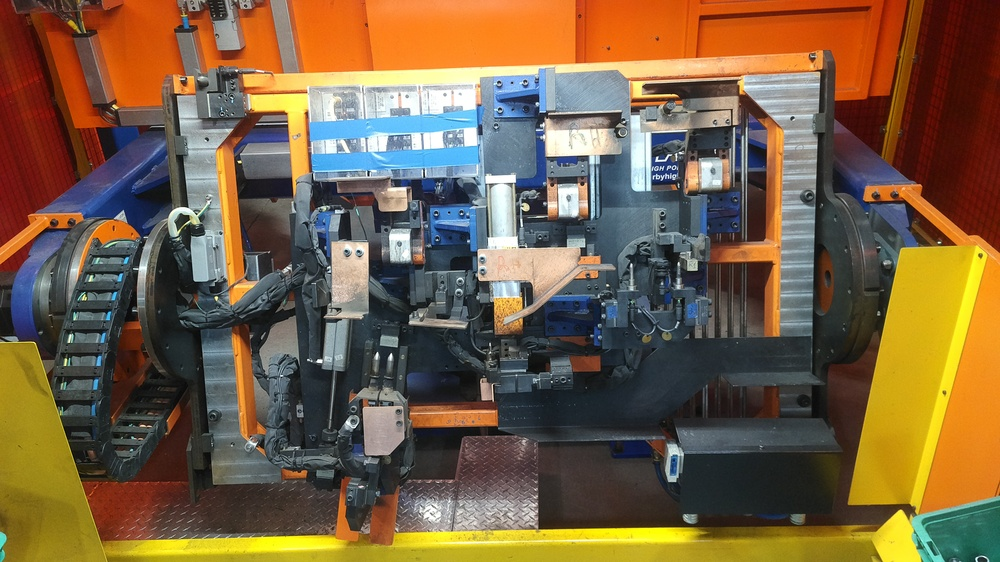
#> input picture AutoMask/mask_pics_1/NONE4.jpg, 1000 x 562 px, shrunk from 3840 x 2160 before the run, found by its file name
$ python testOrange.py
#> lines starting #> are read from the running program, lines starting #| are printed output that depends on the picture; after the words box and inside, x2 and y2 are one past the last pixel; in counts of white or black regions, pixels touching at a corner belong together
#> further down, none is the input picture: shape (562, 1000, 3); mean B, G, R 67.9, 96.2, 119.5
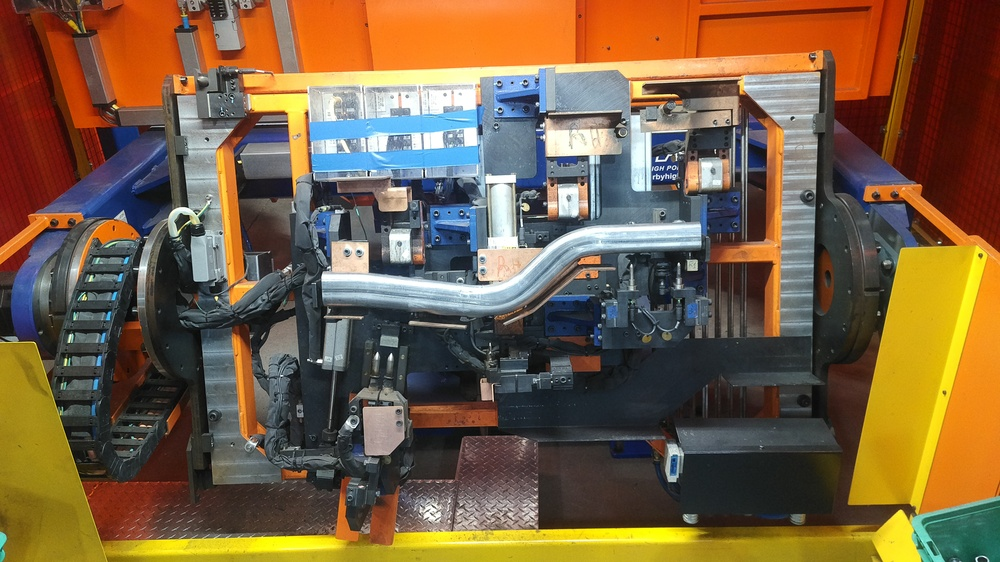
#> input picture TESTS/AutoMask/mask_pics_1/STANDARD4.jpg, 1000 x 562 px, shrunk from 3840 x 2160 before the run, found by its file name
#> further down, part is the input picture: shape (562, 1000, 3); mean B, G, R 67.2, 95.7, 120.2
import cv2 as cv
import numpy as np

# Function filter orange into black image
def orange2Black(image):
    ORANGE_MIN = np.array([0, 50, 50], dtype = "uint8")
    ORANGE_MAX = np.array([30, 255, 255], dtype = "uint8")

    hsv_img = cv.cvtColor(image, cv.COLOR_BGR2HSV)
#> hsv_img: shape (562, 1000, 3); mean H, S, V 50.2, 123.2, 130.4

    mask = cv.inRange(hsv_img, ORANGE_MIN, ORANGE_MAX)
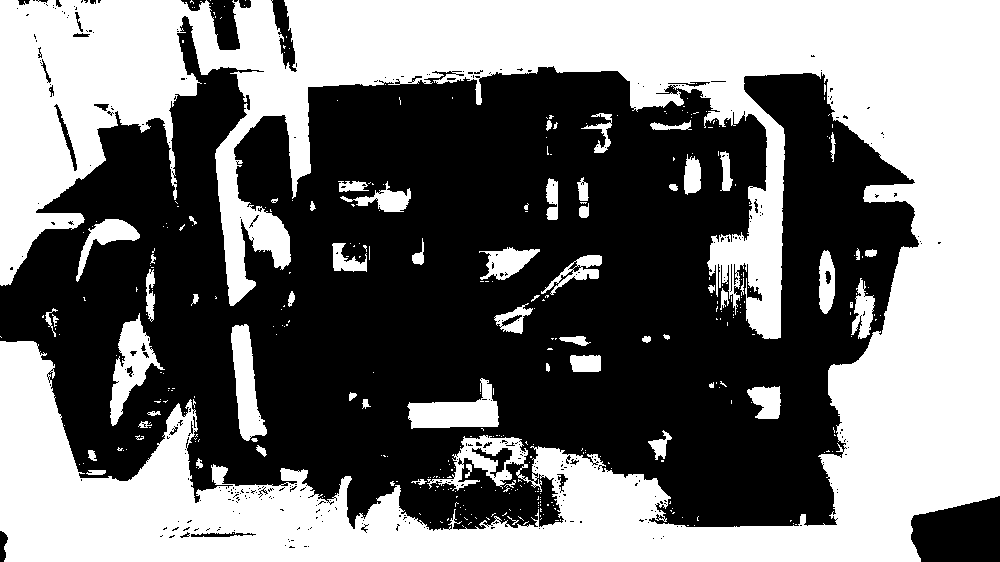
#> mask: shape (562, 1000); 46.8% white; 370 white regions (308 under 20 px), largest, box (x1, y1, x2, y2) and area: (0, 0, 1000, 562) 242209, (407, 378, 499, 429) 2471, (110, 313, 165, 426) 2368

    # Replace the orange pixels with black
    image[np.where(mask == 255)] = [0, 0, 0]
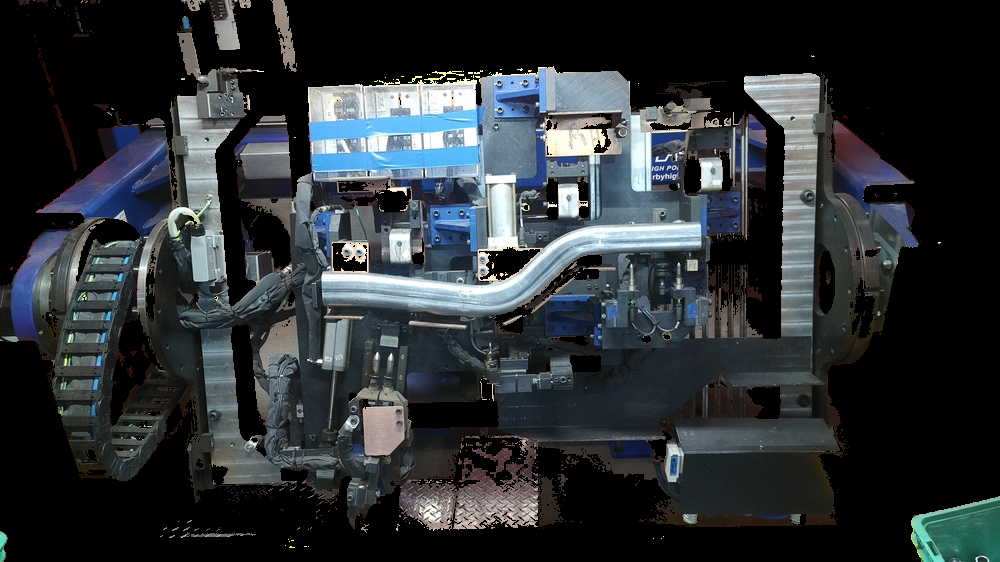
#> image: shape (562, 1000, 3); mean B, G, R 52.4, 49, 44.3

    cv.imwrite("image.jpg", image)
    # Save the output image
    return image

def repair(img):
  for row in range(img.shape[0]):
    # Find the left-most and right-most pixel in the sqare
    start, stop = 0, 0
    for col in range(img.shape[1]):
        # Find the left-most
        if img[row,col] != 0 and start == 0: start = col, row
        # Find the right-most
        if img[row,col] != 0: stop = col, row
    # If there was a pixel in that row, connect them with a line
    if start != 0:
        cv.line(img, start, stop, 255, 1)

  return img

def fillHoles():
  pass

def selectLargestContour():
  pass

def denoise(img):
  kernel = np.ones((3,3), np.uint8)
  img = cv.erode(img, kernel, iterations = 1)
  img = cv.dilate(img, kernel, iterations = 1)
  return img

  import cv2

def compare(img1, img2):
  part = orange2Black(img1)
  none = orange2Black(img2)
#> in orange2Black (call 2), `hsv_img = cv.cvtColor(image, cv.COLOR_BGR2HSV)`: hsv_img: shape (562, 1000, 3); mean H, S, V 51.5, 122.7, 130.2
#> in orange2Black (call 2), `mask = cv.inRange(hsv_img, ORANGE_MIN, ORANGE_MAX)`:
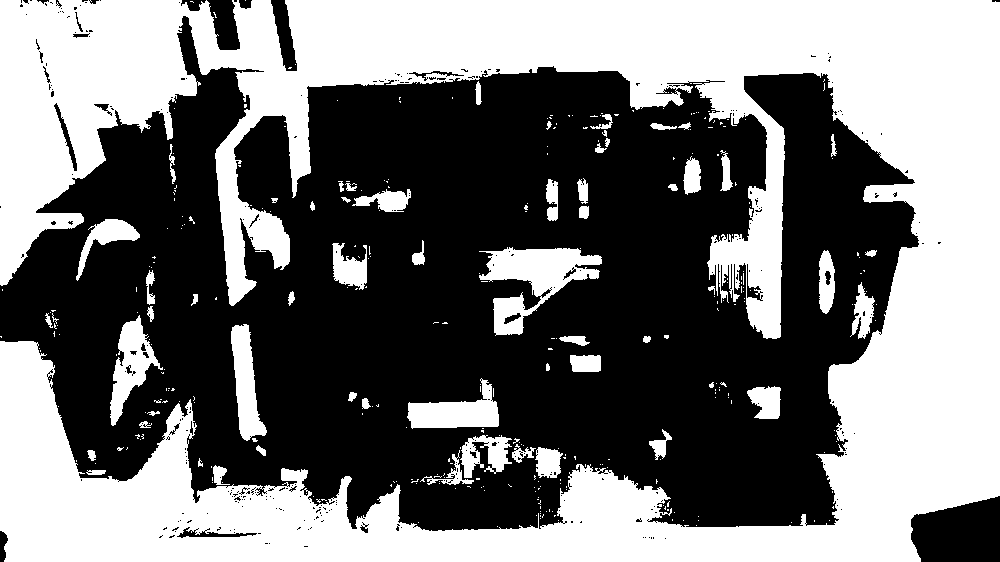
#> mask: shape (562, 1000); 46.4% white; 338 white regions (278 under 20 px), largest, box (x1, y1, x2, y2) and area: (0, 0, 1000, 562) 235428, (479, 247, 602, 336) 4779, (407, 378, 499, 429) 2468
#> in orange2Black (call 2), `image[np.where(mask == 255)] = [0, 0, 0]`:
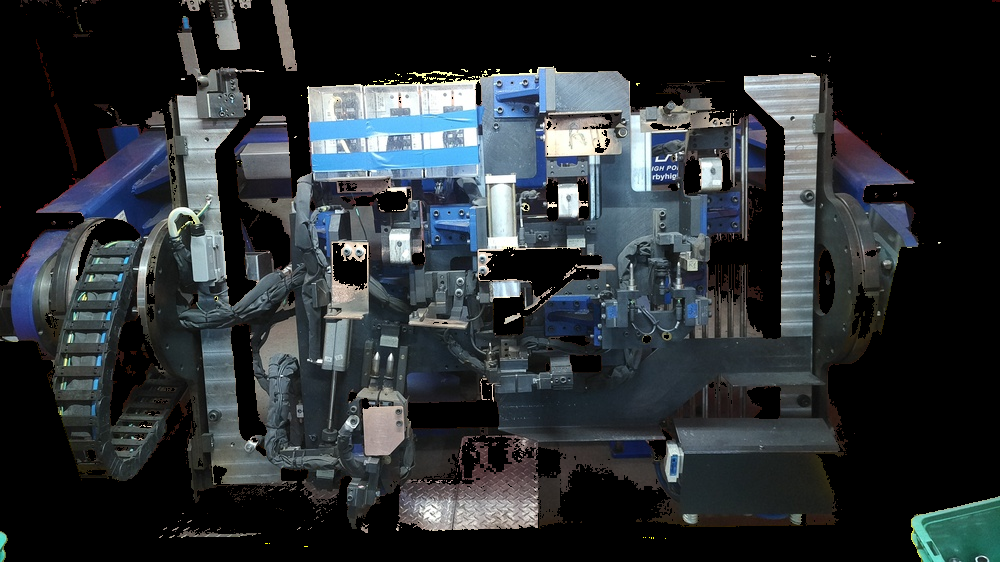
#> image: shape (562, 1000, 3); mean B, G, R 51.9, 48.3, 43.1

  subtractC = cv.subtract(part,none)
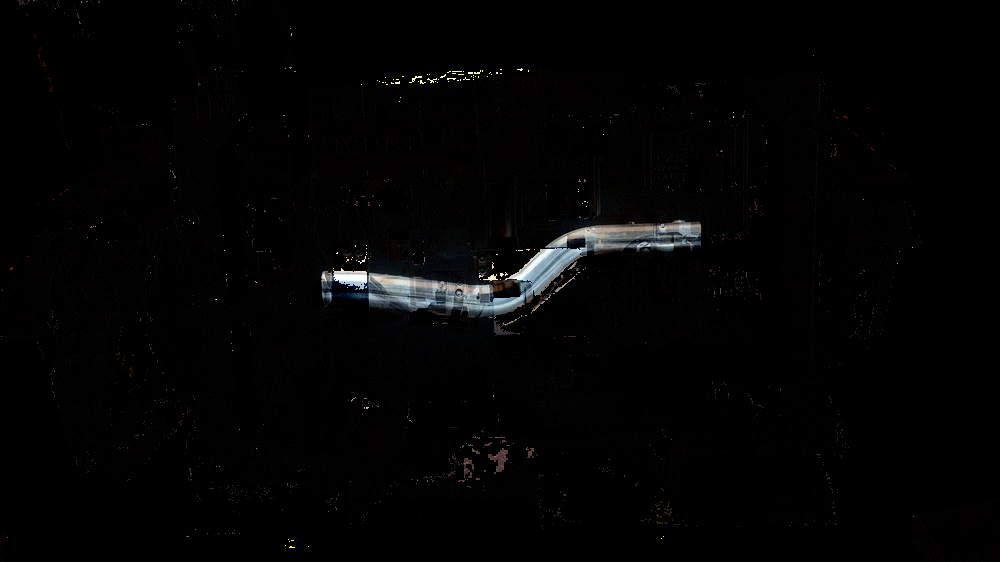
#> subtractC: shape (562, 1000, 3); mean B, G, R 3.5, 3.5, 3.7
  subtractC = cv.fastNlMeansDenoisingColored(subtractC, subtractC, 7, 21)
  subtractC = cv.bilateralFilter(subtractC, d=9, sigmaColor=75, sigmaSpace=75)

  subtract = cv.cvtColor(subtractC, cv.COLOR_BGR2GRAY)
  kernel = np.ones((3, 3), np.uint8)
  opening = cv.morphologyEx(subtract, cv.MORPH_OPEN, kernel)

  # [8 lines of commented-out code are left out]
  __, binary = cv.threshold(opening, 10, 255, cv.THRESH_BINARY+cv.THRESH_OTSU)
#> binary: shape (562, 1000); 1.5% white; 10 white regions (4 under 20 px), largest, box (x1, y1, x2, y2) and area: (368, 220, 701, 315) 7625, (334, 270, 367, 289) 433, (630, 240, 697, 249) 320, (321, 271, 333, 282) 103, (326, 292, 332, 299) 35, (488, 275, 496, 280) 33
  binary = cv.dilate(binary, kernel, iterations = 1)
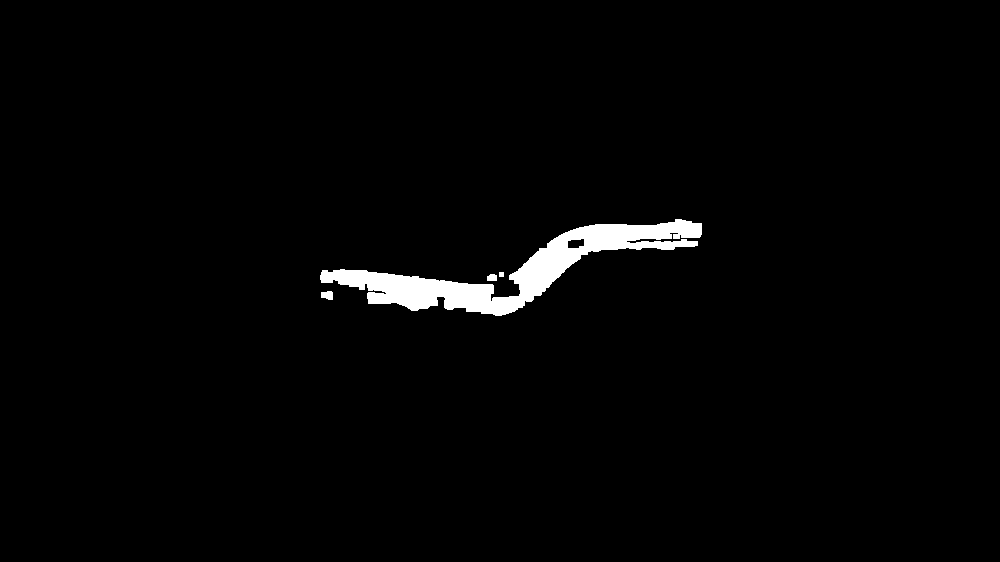
#> binary: shape (562, 1000); 1.8% white; 4 white regions, box (x1, y1, x2, y2) and area: (320, 219, 702, 316) 10141, (321, 291, 333, 300) 89, (487, 274, 497, 281) 63, (499, 272, 504, 277) 25
  # binary = denoise(bindary)
  # feed = denoise(subtract)


  return binary


none = cv.imread('./mask_pics_1/NONE4.jpg')
part = cv.imread('./mask_pics_1/STANDARD4.jpg')


cv.imshow("result", compare(part, none))
cv.waitKey(0)
cv.destroyAllWindows()
